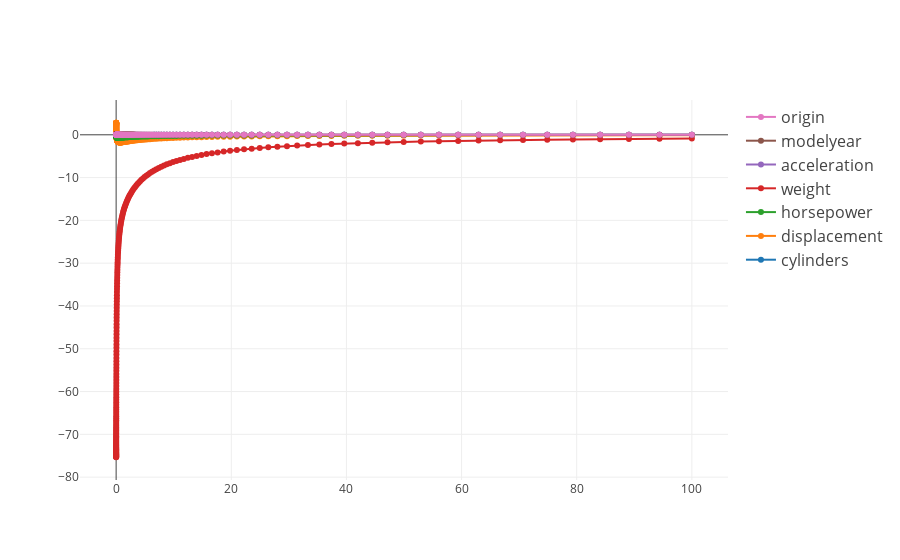

The notebook cell this image was saved under:
### Code cell
data = []
for i in comn_name1:
    p = go.Scatter(x= df.alpha, y= df.loc[:,i].tolist(), mode='lines+markers', name=i, hoverinfo='name', line=dict(shape='linear'))
    data.append(p)
        
layout = dict(
    legend=dict(
        
        traceorder='reversed',
        font=dict(size=16)
    )
)
fig = dict(data=data, layout=layout)
plot.iplot(fig, filename='MPG - RIDGE')

### Figure 1 — Plotly figure (JSON) as saved in the notebook; plotly's stock layout.template omitted (floating-point values rounded to 4 significant figures; data arrays with more than 128 entries replaced by an {"elided": "..."} marker saying what was removed)
{"data": [{"hoverinfo": "name", "line": {"shape": "linear"}, "mode": "lines+markers", "name": "cylinders", "type": "scatter", "x": {"elided": "200 float values"}, "y": {"elided": "200 float values"}}, {"hoverinfo": "name", "line": {"shape": "linear"}, "mode": "lines+markers", "name": "displacement", "type": "scatter", "x": {"elided": "200 float values"}, "y": {"elided": "200 float values"}}, {"hoverinfo": "name", "line": {"shape": "linear"}, "mode": "lines+markers", "name": "horsepower", "type": "scatter", "x": {"elided": "200 float values"}, "y": {"elided": "200 float values"}}, {"hoverinfo": "name", "line": {"shape": "linear"}, "mode": "lines+markers", "name": "weight", "type": "scatter", "x": {"elided": "200 float values"}, "y": {"elided": "200 float values"}}, {"hoverinfo": "name", "line": {"shape": "linear"}, "mode": "lines+markers", "name": "acceleration", "type": "scatter", "x": {"elided": "200 float values"}, "y": {"elided": "200 float values"}}, {"hoverinfo": "name", "line": {"shape": "linear"}, "mode": "lines+markers", "name": "modelyear", "type": "scatter", "x": {"elided": "200 float values"}, "y": {"elided": "200 float values"}}, {"hoverinfo": "name", "line": {"shape": "linear"}, "mode": "lines+markers", "name": "origin", "type": "scatter", "x": {"elided": "200 float values"}, "y": {"elided": "200 float values"}}], "layout": {"legend": {"font": {"size": 16}, "traceorder": "reversed"}}}
